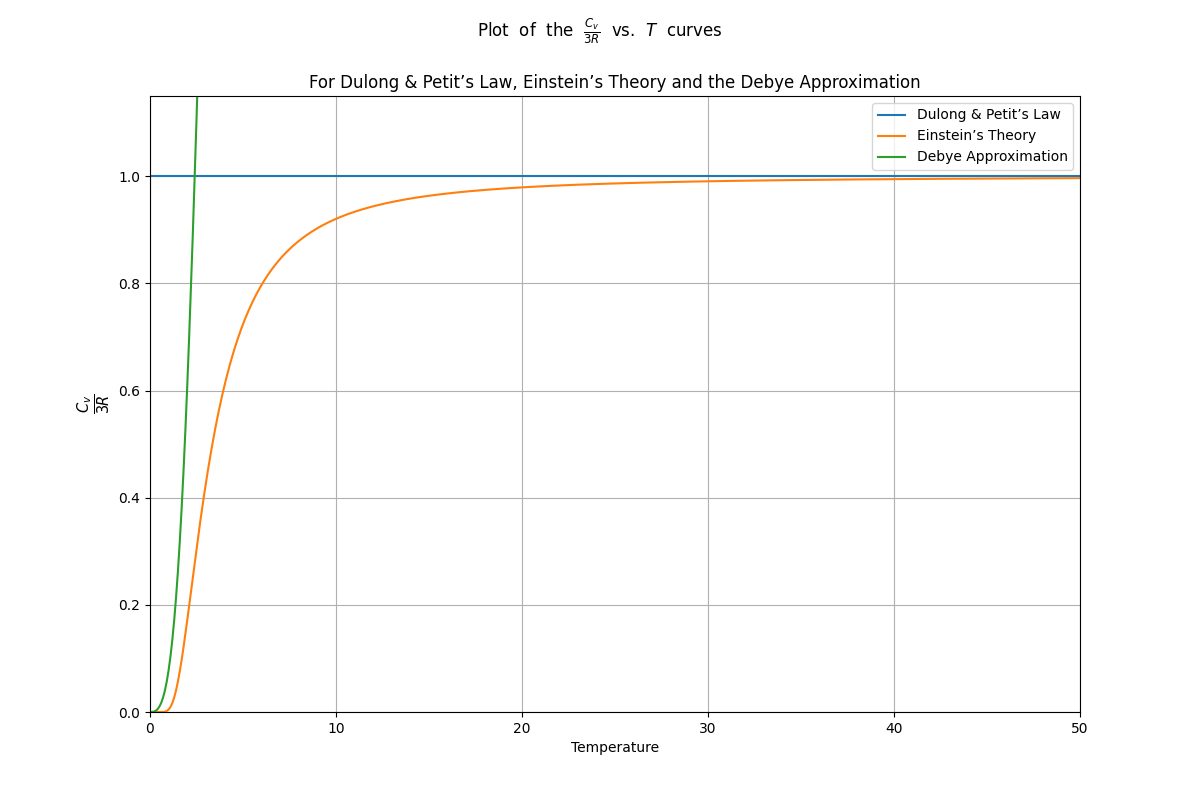

This figure's Python source:
#Plotting three laws of specific heat

import numpy  as  np
import matplotlib.pyplot as plt 
from scipy.integrate import quad

Theta_E=eval(input("Enter a value for the Einstein temperature : ")) 
Theta_D=eval(input("Enter a value for the Debye temperature : ")) 
Temp=np.linspace(0.0001,1000,10000)

def integrate(T):
	I=quad(lambda x:np.exp(x)*x**4/(np.exp(x)-1)**2,0,Theta_D/T) 
	return I[0]

Dulong_Petit=np.ones(10000)
Einstein=lambda Temp:(Theta_E/Temp)**2*np.exp(Theta_E/Temp)/(np.exp(Theta_E/Temp)-1)**2 
Debye=[3*(T/Theta_E)**3*integrate(T) for T in Temp] 

plt.figure(figsize=(12,8))
plt.plot(Temp,Dulong_Petit,Temp,Einstein(Temp),Temp,Debye)
plt.suptitle(r'Plot  of  the  $\frac{C_v}{3R}$  vs.  $T$  curves')
plt.title("For Dulong & Petit’s Law, Einstein’s Theory and the Debye Approximation") 
plt.xlim(0,50)
plt.ylim(0,1.15) 
plt.grid() 
plt.xlabel("Temperature")
plt.ylabel(r'$\frac{C_v}{3R}$',fontsize=15)
plt.legend(["Dulong & Petit’s Law","Einstein’s Theory","Debye Approximation"],loc="best") 

plt.savefig('S:\\Documents\\Github\\Computational-Physics-UG\\Application to some physics problems\\Plots of Statistical Distributions\\Python Files\\Specific Heat\\Specific_Heat.png')
	
plt.show()